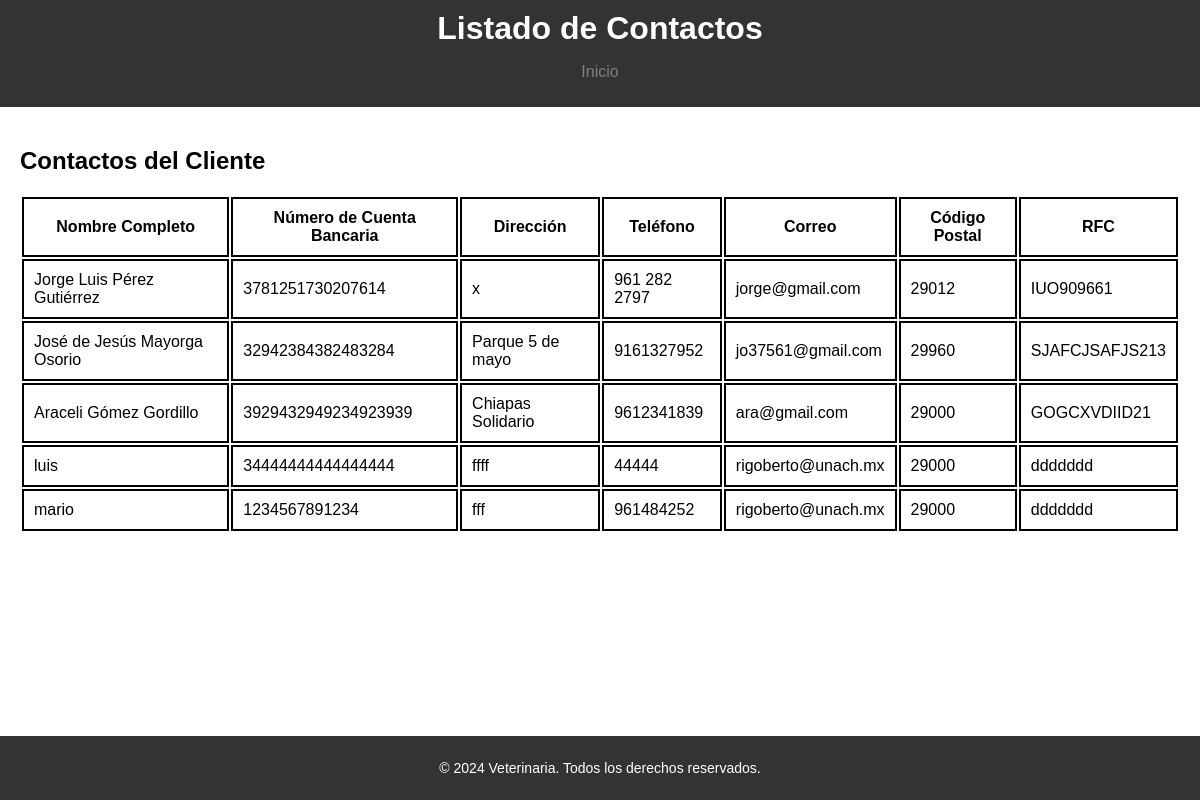
The page /pages/contactos_lista.php?client_id=2 (signed in) on the database its author committed.
### tables this page shows
CREATE TABLE `contacts` (
  `id` int(11) NOT NULL,
  `cliente_id` int(11) DEFAULT NULL,
  `nombre_completo` varchar(255) DEFAULT NULL,
  `numero_cuenta_bancaria` varchar(20) DEFAULT NULL,
  `direccion` text DEFAULT NULL,
  `telefono` varchar(15) DEFAULT NULL,
  `correo` varchar(255) DEFAULT NULL,
  `codigo_postal` varchar(10) DEFAULT NULL,
  `rfc` varchar(20) DEFAULT NULL
);

### pages/contactos_lista.php (the view, shortened to what this page needs)
<?php
$conn = get_db_connection();
$client_id = isset($_GET['client_id']) ? intval($_GET['client_id']) : 0;
$query = "SELECT * FROM contacts WHERE cliente_id = $client_id";
$contacts_result = mysqli_query($conn, $query);
?>
<!DOCTYPE html>
<html lang="es-mx">
<head>
    <link rel="stylesheet" href="../css/style.css">
</head>
<body>
    <header>
        <h1>Listado de Contactos</h1>
        <nav>
            <ul>
                <li><a href="../" class="nav-active">Inicio</a></li>
            </ul>
        </nav>
    </header>
    <main>
        <h2>Contactos del Cliente</h2>
        <table>
            <thead>
                <tr>
                    <th>Nombre Completo</th>
                    <th>Número de Cuenta Bancaria</th>
                    <th>Dirección</th>
                    <th>Teléfono</th>
                    <th>Correo</th>
                    <th>Código Postal</th>
                    <th>RFC</th>
                </tr>
            </thead>
            <tbody>
                <?php if (mysqli_num_rows($contacts_result) > 0): ?>
                    <?php while ($row = mysqli_fetch_assoc($contacts_result)): ?>
                        <tr>
                            <td><?php echo htmlspecialchars($row['nombre_completo']); ?></td>
                            <td><?php echo htmlspecialchars($row['numero_cuenta_bancaria']); ?></td>
                            <td><?php echo htmlspecialchars($row['direccion']); ?></td>
                            <td><?php echo htmlspecialchars($row['telefono']); ?></td>
                            <td><?php echo htmlspecialchars($row['correo']); ?></td>
                            <td><?php echo htmlspecialchars($row['codigo_postal']); ?></td>
                            <td><?php echo htmlspecialchars($row['rfc']); ?></td>
                        </tr>
                    <?php endwhile; ?>
                <?php else: ?>
                    <tr>
                        <td colspan="7">No hay contactos registrados para este cliente.</td>
                    </tr>
                <?php endif; ?>
            </tbody>
        </table>
    </main>
    <footer>
        <p>&copy; 2024 Veterinaria. Todos los derechos reservados.</p>
    </footer>
</body>
</html>

### css/style.css (style rules this page uses)
html, body { height: 100%; margin: 0; }
body { display: flex; flex-direction: column; font-family: Arial, sans-serif; margin: 0; padding: 0; }
header { background-color: #333; color: white; padding: 10px 0; }
header h1 { text-align: center; margin: 0; }
nav ul { list-style: none; padding: 0; text-align: center; }
nav ul li { display: inline; margin: 0 15px; }
nav ul li a { color: white; text-decoration: none; }
nav .nav-active { color: gray; }
main { flex: 1; padding: 20px; }
footer { background-color: #333; color: white; text-align: center; padding: 10px 0; }
p { font-size: 14px; }

### pages/contactos_lista.php (style rules this page uses)
td, th { border: 2px solid black; padding: 10px; margin: 0px; }

### rows shown on the page
contacts: nombre_completo "Jorge Luis Pérez Gutiérrez", numero_cuenta_bancaria "3781251730207614", direccion "x", telefono "961 282 2797", correo "jorge@gmail.com", codigo_postal "29012", rfc "IUO909661"
contacts: nombre_completo "José de Jesús Mayorga Osorio", numero_cuenta_bancaria "32942384382483284", direccion "Parque 5 de mayo", telefono "9161327952", correo "jo37561@gmail.com", codigo_postal "29960", rfc "SJAFCJSAFJS213"
contacts: nombre_completo "Araceli Gómez Gordillo", numero_cuenta_bancaria "3929432949234923939", direccion "Chiapas Solidario", telefono "9612341839", correo "ara@gmail.com", codigo_postal "29000", rfc "GOGCXVDIID21"
contacts: nombre_completo "luis", numero_cuenta_bancaria "34444444444444444", direccion "ffff", telefono "44444", correo "rigoberto@unach.mx", codigo_postal "29000", rfc "ddddddd"
contacts: nombre_completo "mario", numero_cuenta_bancaria "1234567891234", direccion "fff", telefono "961484252", correo "rigoberto@unach.mx", codigo_postal "29000", rfc "ddddddd"
